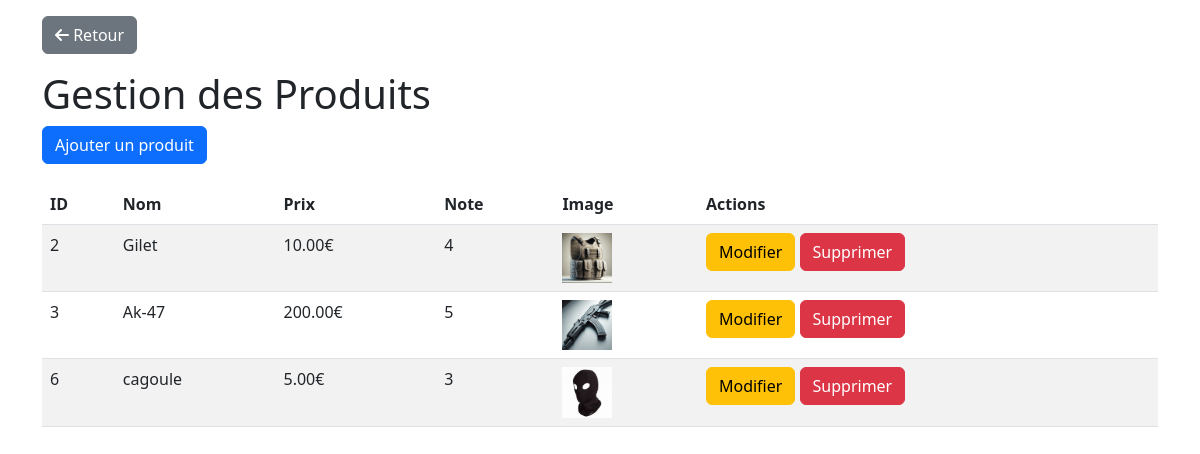
/pages/admin/gestion_produits.php (signed in), run on the app's committed database.
### tables this page shows
CREATE TABLE `produits` (
  `id` int(11) NOT NULL,
  `nom` varchar(255) NOT NULL,
  `image` varchar(255) NOT NULL,
  `prix` decimal(10,2) NOT NULL,
  `note` int(11) NOT NULL CHECK (`note` between 1 and 5)
);

### Classes/Produits.php (called while the page is built, shortened)
<?php
class Produits
{
    private $conn;
    private $table_name = "produits";
    public function __construct($db)
    {
        $this->conn = $db;
    }
    public function getAllProducts()
    {
        $query = "SELECT * FROM " . $this->table_name;
        $stmt = $this->conn->prepare($query);
        $stmt->execute();
        return $stmt->fetchAll(PDO::FETCH_ASSOC);
    }
}

### pages/admin/gestion_produits.php (the view, shortened to what this page needs)
<?php
require_once '../../Classes/Produits.php';
$database = new Database();
$conn = $database->getConnection();
$produit = new Produits($conn);
$products = $produit->getAllProducts();
?>
<!DOCTYPE html>
<html lang="fr">
<head>
    <link href="https://cdn.jsdelivr.net/npm/bootstrap@5.2.3/dist/css/bootstrap.min.css" rel="stylesheet">
    <link href="https://cdnjs.cloudflare.com/ajax/libs/font-awesome/6.0.0-beta3/css/all.min.css" rel="stylesheet">
</head>
<body>
    <div class="container">
        <a href="../../index.php" class="btn btn-secondary mt-3">
            <i class="fas fa-arrow-left"></i> Retour
        </a>
        <h1 class="mt-3">Gestion des Produits</h1>
        <button class="btn btn-primary" id="toggleFormButton">Ajouter un produit</button>
        <div class="table-container">
            <table class="table table-striped">
                <thead>
                    <tr>
                        <th>ID</th>
                        <th>Nom</th>
                        <th>Prix</th>
                        <th>Note</th>
                        <th>Image</th>
                        <th>Actions</th>
                    </tr>
                </thead>
                <tbody>
                    <?php if (!empty($products)) : ?>
                        <?php foreach ($products as $product) : ?>
                            <tr>
                                <td><?php echo htmlspecialchars($product['id']); ?></td>
                                <td contenteditable="true"><?php echo htmlspecialchars($product['nom']); ?></td>
                                <td contenteditable="true"><?php echo htmlspecialchars($product['prix']); ?>€</td>
                                <td contenteditable="true"><?php echo htmlspecialchars($product['note']); ?></td>
                                <td>
                                    <img src="../../assets/images/<?php echo htmlspecialchars($product['image']); ?>" alt="<?php echo htmlspecialchars($product['nom']); ?>" style="width:50px; height:auto;">
                                </td>
                                <td>
                                    <button class="btn btn-warning" data-bs-toggle="modal" data-bs-target="#editModal-<?php echo $product['id']; ?>">Modifier</button>
                                    <a href="gestion_produits.php?delete_id=<?php echo $product['id']; ?>" class="btn btn-danger">Supprimer</a>
                                </td>
                            </tr>
                        <?php endforeach; ?>
                    <?php else : ?>
                        <tr>
                            <td colspan="6">Aucun produit trouvé.</td>
                        </tr>
                    <?php endif; ?>
                </tbody>
            </table>
        </div>
    </div>
</body>
</html>

### pages/admin/gestion_produits.php (style rules this page uses)
.table-container { margin-top: 20px; }

### data on the page
produits: id "2", nom "Gilet", prix "10.00", note "4", image (picture)
produits: id "3", nom "Ak-47", prix "200.00", note "5", image (picture)
produits: id "6", nom "cagoule", prix "5.00", note "3", image+nom (picture)
